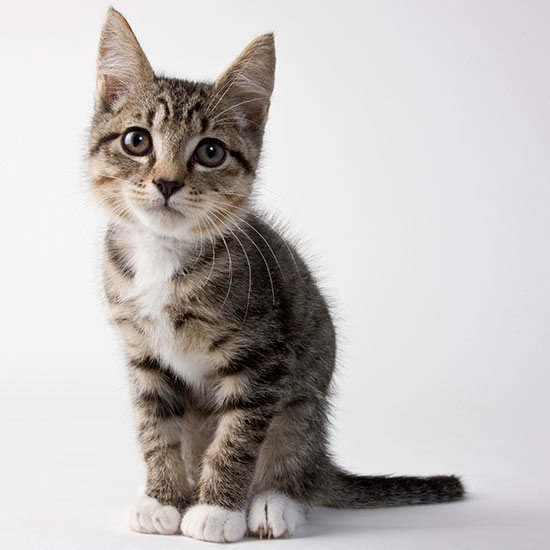
//> input picture old/sample.jpeg, 550 x 550 px, given in place of the camera
$ ./video_stream_2   (built with g++ and OpenCV 4)
//> lines starting //> are read from the running program, lines starting //| are printed output that depends on the picture; after the words box and inside, x2 and y2 are one past the last pixel; in counts of white or black regions, pixels touching at a corner belong together
#include "opencv2/opencv.hpp"
#include <iostream>

using namespace cv;
using namespace std;

int main(int, char**)
{
    VideoCapture cap(0); // open the default camera
    if(!cap.isOpened())  // check if we succeeded
    {
		cout << "camera failed" << endl;
        return -1;
	}


    Mat edges;
    namedWindow("edges",1);
    for(;;)
    {
        Mat frame;
        cap >> frame; // get a new frame from camera
//> frame is the input picture: 550 rows x 550 cols, CV_8UC3; mean B, G, R 188.2, 190.2, 194.4
        cvtColor(frame, edges, COLOR_BGR2GRAY);
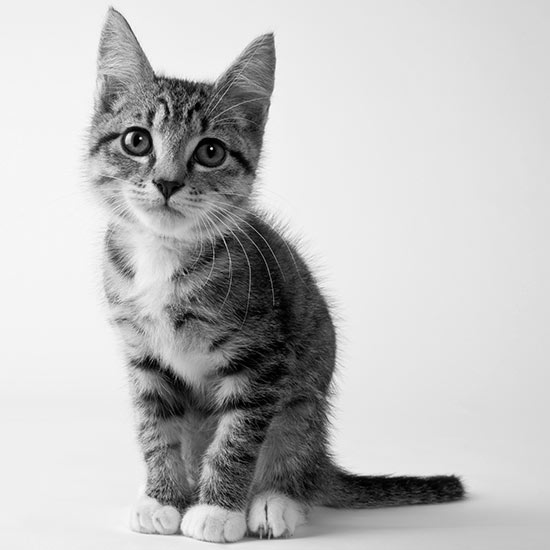
//> edges: 550 rows x 550 cols, CV_8UC1; min 0, max 255, mean 191.2
        GaussianBlur(edges, edges, Size(7,7), 1.5, 1.5);
        Canny(edges, edges, 0, 30, 3);
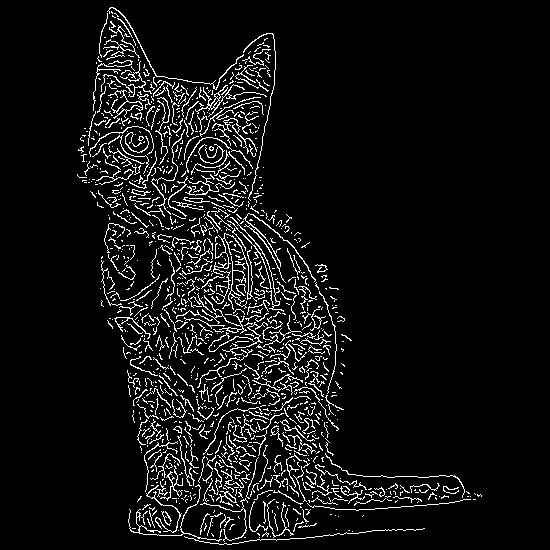
//> edges: 550 rows x 550 cols, CV_8UC1; 6.8% white in thin lines or dots, all inside (x1, y1, x2, y2) = (77, 7, 482, 545)
        imshow("edges", edges);
        //cout << "code reached for loop" << endl;
        if(waitKey(25) >= 0){}
//> the Esc key is pressed
    }
    // the camera will be deinitialized automatically in VideoCapture destructor
    return 0;
}
